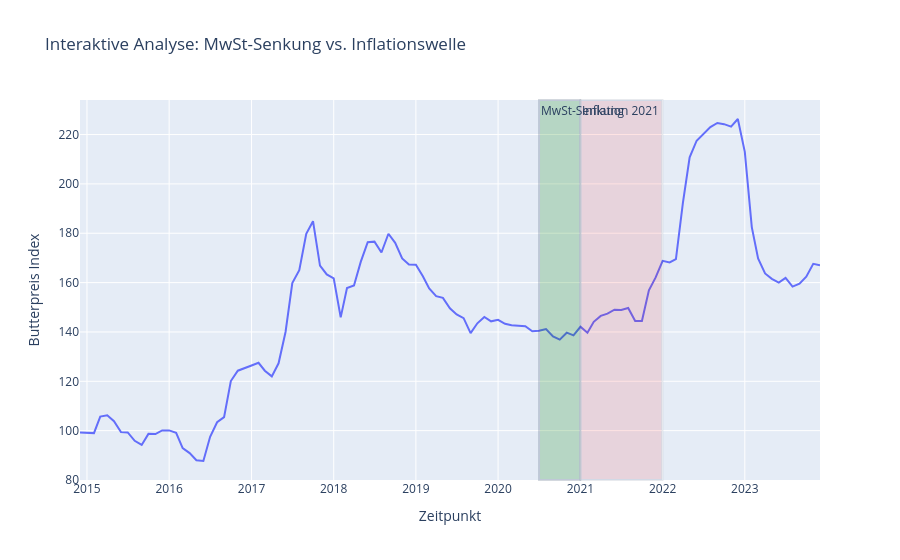

Notebook source saved alongside this figure:
### Code cell
import pandas as pd
import json
import matplotlib.pyplot as plt

# 1. FUNKTION (Standard für Eurostat/Destatis JSON)
def eurostat_json_to_df(file_path):
    with open(file_path, 'r', encoding='utf-8') as f:
        data = json.load(f)
    time_index = data['dimension']['time']['category']['index'] 
    time_labels = data['dimension']['time']['category']['label'] 
    values = data['value'] 
    rows = []
    for label_key, position in time_index.items():
        pos_str = str(position)
        if pos_str in values:
            rows.append({'datum': time_labels[label_key], 'preis': values[pos_str]})
    df = pd.DataFrame(rows)
    df['datum'] = pd.to_datetime(df['datum'].str.replace('M', '-'), format='%Y-%m')
    return df.sort_values('datum')

# 2. DATEN LADEN (Kombination von 2 Datenquellen)
df_butter = eurostat_json_to_df('eurostat_butter_cpi.json').rename(columns={'preis': 'butter_cpi'})
df_ppi = eurostat_json_to_df('eurostat_ppi_dairy.json').rename(columns={'preis': 'dairy_ppi'})

# Zusammenführen
df_vat = pd.merge(df_butter, df_ppi, on='datum', how='inner')

# 3. POLICY DUMMY ERSTELLEN (Manuelle "API"-Erweiterung)
# 1 = MwSt gesenkt (Juli 2020 bis Dez 2020), 0 = Normal
df_vat['mwst_dummy'] = 0
df_vat.loc[(df_vat['datum'] >= '2020-07-01') & (df_vat['datum'] <= '2020-12-31'), 'mwst_dummy'] = 1

# 4. ANALYSE DER PHASEN
# Phase A: MwSt-Senkung (Hälfte 2 2020)
v_2020_start = df_vat[df_vat['datum'] == '2020-07-01']['butter_cpi'].values[0]
v_2020_end = df_vat[df_vat['datum'] == '2020-12-01']['butter_cpi'].values[0]
vat_effect = ((v_2020_end - v_2020_start) / v_2020_start) * 100

# Phase B: Inflationsschub 2021 (Ganzes Jahr)
v_2021_start = df_vat[df_vat['datum'] == '2021-01-01']['butter_cpi'].values[0]
v_2021_end = df_vat[df_vat['datum'] == '2021-12-01']['butter_cpi'].values[0]
inflation_2021 = ((v_2021_end - v_2021_start) / v_2021_start) * 100

# 5. ANTWORT PRINTEN
print("-" * 50)
print("ANALYSE FRAGE 4: MwSt-Effekt vs. Inflation")
print("-" * 30)
print(f"Preisentwicklung während MwSt-Senkung (H2 2020): {vat_effect:.2f}%")
print(f"Preisentwicklung Inflationsjahr 2021:          {inflation_2021:.2f}%")
print("-" * 50)

print("ERGEBNIS:")
if vat_effect < 0:
    print("Die Händler haben die MwSt-Senkung 2020 teilweise an die Kunden weitergegeben (Preise sanken).")
else:
    print("Die MwSt-Senkung kam im Ladenpreis kaum an.")

print(f"Der Effekt wurde durch die Inflation 2021 ({inflation_2021:.2f}%) " + 
      ("komplett" if inflation_2021 > abs(vat_effect) else "teilweise") + " neutralisiert.")
print("-" * 50)

import matplotlib.pyplot as plt
import plotly.express as px

# --- 1. STATISCHE GRAFIK (Matplotlib) ---
plt.figure(figsize=(12, 6))

# Preisverlauf
plt.plot(df_vat['datum'], df_vat['butter_cpi'], color='black', lw=2, label='Butterpreis (CPI)')

# Markierung der MwSt-Senkung (Juli - Dez 2020)
plt.axvspan('2020-07-01', '2020-12-01', color='green', alpha=0.2, label='MwSt-Senkung (-1.35%)')

# Markierung des Inflationsjahres 2021
plt.axvspan('2021-01-01', '2021-12-01', color='red', alpha=0.1, label='Inflationsschub 2021 (+14.07%)')

plt.title('Der MwSt-Effekt wird von der Inflation "gefressen"', fontsize=14)
plt.ylabel('Preis-Index')
plt.grid(True, alpha=0.3)
plt.legend()
plt.show()

# --- 2. INTERAKTIVE GRAFIK (4 von 7) ---
fig4 = px.line(df_vat, x='datum', y='butter_cpi', 
               title='Interaktive Analyse: MwSt-Senkung vs. Inflationswelle',
               labels={'butter_cpi': 'Butterpreis Index', 'datum': 'Zeitpunkt'})

# Highlight-Bereiche hinzufügen
fig4.add_vrect(x0="2020-07-01", x1="2020-12-31", fillcolor="green", opacity=0.2, 
               annotation_text="MwSt-Senkung", annotation_position="top left")
fig4.add_vrect(x0="2021-01-01", x1="2021-12-31", fillcolor="red", opacity=0.1, 
               annotation_text="Inflation 2021", annotation_position="top left")

fig4.show()

### Figure 1 — Plotly figure (JSON) as saved in the notebook; plotly's stock layout.template omitted (floating-point values rounded to 4 significant figures)
{"data": [{"hovertemplate": "Zeitpunkt=%{x}<br>Butterpreis Index=%{y}<extra></extra>", "legendgroup": "", "line": {"color": "#636efa", "dash": "solid"}, "marker": {"symbol": "circle"}, "mode": "lines", "name": "", "orientation": "v", "showlegend": false, "type": "scatter", "x": ["2014-12-01T00:00:00.000000000", "2015-01-01T00:00:00.000000000", "2015-02-01T00:00:00.000000000", "2015-03-01T00:00:00.000000000", "2015-04-01T00:00:00.000000000", "2015-05-01T00:00:00.000000000", "2015-06-01T00:00:00.000000000", "2015-07-01T00:00:00.000000000", "2015-08-01T00:00:00.000000000", "2015-09-01T00:00:00.000000000", "2015-10-01T00:00:00.000000000", "2015-11-01T00:00:00.000000000", "2015-12-01T00:00:00.000000000", "2016-01-01T00:00:00.000000000", "2016-02-01T00:00:00.000000000", "2016-03-01T00:00:00.000000000", "2016-04-01T00:00:00.000000000", "2016-05-01T00:00:00.000000000", "2016-06-01T00:00:00.000000000", "2016-07-01T00:00:00.000000000", "2016-08-01T00:00:00.000000000", "2016-09-01T00:00:00.000000000", "2016-10-01T00:00:00.000000000", "2016-11-01T00:00:00.000000000", "2016-12-01T00:00:00.000000000", "2017-01-01T00:00:00.000000000", "2017-02-01T00:00:00.000000000", "2017-03-01T00:00:00.000000000", "2017-04-01T00:00:00.000000000", "2017-05-01T00:00:00.000000000", "2017-06-01T00:00:00.000000000", "2017-07-01T00:00:00.000000000", "2017-08-01T00:00:00.000000000", "2017-09-01T00:00:00.000000000", "2017-10-01T00:00:00.000000000", "2017-11-01T00:00:00.000000000", "2017-12-01T00:00:00.000000000", "2018-01-01T00:00:00.000000000", "2018-02-01T00:00:00.000000000", "2018-03-01T00:00:00.000000000", "2018-04-01T00:00:00.000000000", "2018-05-01T00:00:00.000000000", "2018-06-01T00:00:00.000000000", "2018-07-01T00:00:00.000000000", "2018-08-01T00:00:00.000000000", "2018-09-01T00:00:00.000000000", "2018-10-01T00:00:00.000000000", "2018-11-01T00:00:00.000000000", "2018-12-01T00:00:00.000000000", "2019-01-01T00:00:00.000000000", "2019-02-01T00:00:00.000000000", "2019-03-01T00:00:00.000000000", "2019-04-01T00:00:00.000000000", "2019-05-01T00:00:00.000000000", "2019-06-01T00:00:00.000000000", "2019-07-01T00:00:00.000000000", "2019-08-01T00:00:00.000000000", "2019-09-01T00:00:00.000000000", "2019-10-01T00:00:00.000000000", "2019-11-01T00:00:00.000000000", "2019-12-01T00:00:00.000000000", "2020-01-01T00:00:00.000000000", "2020-02-01T00:00:00.000000000", "2020-03-01T00:00:00.000000000", "2020-04-01T00:00:00.000000000", "2020-05-01T00:00:00.000000000", "2020-06-01T00:00:00.000000000", "2020-07-01T00:00:00.000000000", "2020-08-01T00:00:00.000000000", "2020-09-01T00:00:00.000000000", "2020-10-01T00:00:00.000000000", "2020-11-01T00:00:00.000000000", "2020-12-01T00:00:00.000000000", "2021-01-01T00:00:00.000000000", "2021-02-01T00:00:00.000000000", "2021-03-01T00:00:00.000000000", "2021-04-01T00:00:00.000000000", "2021-05-01T00:00:00.000000000", "2021-06-01T00:00:00.000000000", "2021-07-01T00:00:00.000000000", "2021-08-01T00:00:00.000000000", "2021-09-01T00:00:00.000000000", "2021-10-01T00:00:00.000000000", "2021-11-01T00:00:00.000000000", "2021-12-01T00:00:00.000000000", "2022-01-01T00:00:00.000000000", "2022-02-01T00:00:00.000000000", "2022-03-01T00:00:00.000000000", "2022-04-01T00:00:00.000000000", "2022-05-01T00:00:00.000000000", "2022-06-01T00:00:00.000000000", "2022-07-01T00:00:00.000000000", "2022-08-01T00:00:00.000000000", "2022-09-01T00:00:00.000000000", "2022-10-01T00:00:00.000000000", "2022-11-01T00:00:00.000000000", "2022-12-01T00:00:00.000000000", "2023-01-01T00:00:00.000000000", "2023-02-01T00:00:00.000000000", "2023-03-01T00:00:00.000000000", "2023-04-01T00:00:00.000000000", "2023-05-01T00:00:00.000000000", "2023-06-01T00:00:00.000000000", "2023-07-01T00:00:00.000000000", "2023-08-01T00:00:00.000000000", "2023-09-01T00:00:00.000000000", "2023-10-01T00:00:00.000000000", "2023-11-01T00:00:00.000000000", "2023-12-01T00:00:00.000000000"], "xaxis": "x", "y": [99.3, 99.3, 99.0, 105.7, 106.2, 103.8, 99.4, 99.3, 95.9, 94.2, 98.7, 98.6, 100.1, 100.1, 99.1, 92.9, 90.9, 88.0, 87.7, 97.5, 103.4, 105.5, 120.1, 124.3, 125.2, 126.4, 127.5, 124.3, 122.0, 127.3, 140.0, 159.8, 165.0, 179.8, 184.9, 166.9, 163.3, 161.7, 145.9, 157.8, 158.8, 168.4, 176.4, 176.6, 172.2, 179.8, 176.1, 169.8, 167.3, 167.2, 162.6, 157.6, 154.5, 153.8, 149.6, 147.1, 145.6, 139.5, 143.5, 146.1, 144.3, 144.9, 143.3, 142.7, 142.5, 142.3, 140.3, 140.5, 141.2, 138.2, 136.9, 139.7, 138.6, 142.1, 139.7, 144.1, 146.5, 147.4, 149.0, 148.9, 149.7, 144.4, 144.4, 156.9, 162.1, 168.8, 168.2, 169.5, 192.3, 210.8, 217.5, 220.2, 223.0, 224.7, 224.2, 223.2, 226.3, 213.0, 182.5, 169.8, 163.7, 161.5, 160.0, 161.9, 158.4, 159.6, 162.4, 167.6, 167.0], "yaxis": "y"}], "layout": {"annotations": [{"showarrow": false, "text": "MwSt-Senkung", "x": "2020-07-01", "xanchor": "left", "xref": "x", "y": 1, "yanchor": "top", "yref": "y domain"}, {"showarrow": false, "text": "Inflation 2021", "x": "2021-01-01", "xanchor": "left", "xref": "x", "y": 1, "yanchor": "top", "yref": "y domain"}], "legend": {"tracegroupgap": 0}, "shapes": [{"fillcolor": "green", "opacity": 0.2, "type": "rect", "x0": "2020-07-01", "x1": "2020-12-31", "xref": "x", "y0": 0, "y1": 1, "yref": "y domain"}, {"fillcolor": "red", "opacity": 0.1, "type": "rect", "x0": "2021-01-01", "x1": "2021-12-31", "xref": "x", "y0": 0, "y1": 1, "yref": "y domain"}], "title": {"text": "Interaktive Analyse: MwSt-Senkung vs. Inflationswelle"}, "xaxis": {"anchor": "y", "domain": [0, 1], "title": {"text": "Zeitpunkt"}}, "yaxis": {"anchor": "x", "domain": [0, 1], "title": {"text": "Butterpreis Index"}}}}
